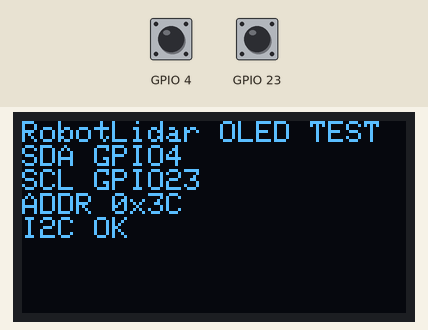
Simulated run of this program. Board: ESP32. Shown: 128×64 one-colour display. Inputs (shaded band) come from the test bench; at power-on: GPIO 4 HIGH, GPIO 23 HIGH. What the program prints to the serial monitor is not drawn.

Above: at 0.6 s.

The program:

main.cpp
```cpp
#include <Arduino.h>
#include <Wire.h>
#include <Adafruit_GFX.h>
#include <Adafruit_SSD1306.h>

namespace TestPins {
constexpr uint8_t SDA = 4;
constexpr uint8_t SCL = 23;
}

namespace TestConfig {
constexpr uint32_t SERIAL_BAUD = 115200;
constexpr uint32_t I2C_HZ = 100000;
constexpr uint8_t OLED_WIDTH = 128;
constexpr uint8_t OLED_HEIGHT = 64;
constexpr uint8_t OLED_ADDR_1 = 0x3C;
constexpr uint8_t OLED_ADDR_2 = 0x3D;
}

TwoWire TestWire = TwoWire(1);
Adafruit_SSD1306 display(TestConfig::OLED_WIDTH, TestConfig::OLED_HEIGHT, &TestWire, -1);

bool ping(uint8_t address) {
  TestWire.beginTransmission(address);
  return TestWire.endTransmission() == 0;
}

uint8_t scanI2c() {
  Serial.println("I2C,SCAN_BEGIN,SDA4,SCL23,100KHZ");
  uint8_t found = 0;
  for (uint8_t address = 0x08; address <= 0x77; ++address) {
    TestWire.beginTransmission(address);
    const uint8_t result = TestWire.endTransmission();
    if (result == 0) {
      ++found;
      Serial.print("I2C,FOUND,0x");
      if (address < 0x10) Serial.print('0');
      Serial.println(address, HEX);
    }
  }
  if (!found) Serial.println("I2C,NO_DEVICES,SDA4,SCL23");
  Serial.print("I2C,SCAN_END,FOUND=");
  Serial.println(found);
  return found;
}

void printLineLevels() {
  pinMode(TestPins::SDA, INPUT_PULLUP);
  pinMode(TestPins::SCL, INPUT_PULLUP);
  delay(5);
  Serial.print("I2C,LINES,SDA=");
  Serial.print(digitalRead(TestPins::SDA));
  Serial.print(",SCL=");
  Serial.println(digitalRead(TestPins::SCL));
}

bool initDisplay() {
  uint8_t address = 0;
  if (ping(TestConfig::OLED_ADDR_1)) address = TestConfig::OLED_ADDR_1;
  else if (ping(TestConfig::OLED_ADDR_2)) address = TestConfig::OLED_ADDR_2;

  if (!address) {
    Serial.println("OLED,NOT_FOUND,EXPECTED_0x3C_OR_0x3D");
    return false;
  }

  Serial.print("OLED,FOUND,0x");
  Serial.println(address, HEX);

  if (!display.begin(SSD1306_SWITCHCAPVCC, address, false, false)) {
    Serial.println("OLED,BEGIN_FAILED");
    return false;
  }

  display.clearDisplay();
  display.setTextColor(SSD1306_WHITE);
  display.setTextSize(1);
  display.setCursor(0, 0);
  display.println("RobotLidar OLED TEST");
  display.println("SDA GPIO4");
  display.println("SCL GPIO23");
  display.print("ADDR 0x");
  display.println(address, HEX);
  display.println("I2C OK");
  display.display();
  Serial.println("OLED,DISPLAY_OK");
  return true;
}

void setup() {
  Serial.begin(TestConfig::SERIAL_BAUD);
  delay(500);

  Serial.println();
  Serial.println("BOOT,ESP32_OLED_I2C_MINIMAL_TEST");

  printLineLevels();

  TestWire.begin(TestPins::SDA, TestPins::SCL);
  TestWire.setClock(TestConfig::I2C_HZ);
  delay(20);

  scanI2c();
  initDisplay();
}

void loop() {
  delay(3000);
  scanI2c();
}
```
